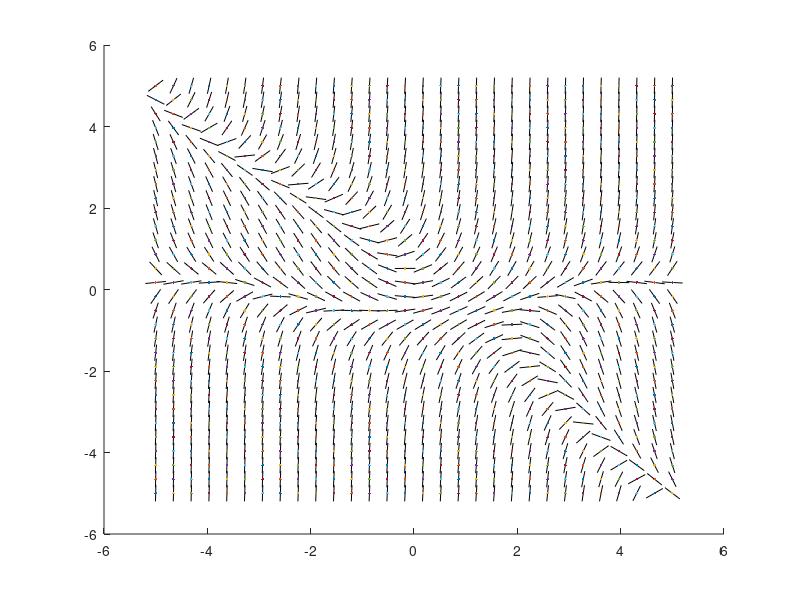

Reproduce this figure in MATLAB. (Note: this script raises an error after producing the figure.)

%{
   % uslovie
nachertaite poleto ot pravi na 
a) uravnenieto: y' = xy 
v kvadrata b -5<= x <=5
5<= y <=5
b) v sashtia prozorec nachertava grafika
%/
%}


function PlotSlopes

    x = linspace(-5,5,30);
    y = linspace(-5,5,30);
    
    hold on;
    axis ([-6,6,-6,6]);
    delta = 0.2;

    for i = 1: length(x)
        for j=1:length(y)
            fValue = f(x(i), y(j));
            scale = delta / sqrt(1+fValue^2);
            plot([x(i)-scale, x(i)+scale], ...
                 [y(j)-scale*fValue, y(j)+scale*fValue], 'k')
            plot(x(i),y(j))
        end
    
    end

    [x0,y0] = ginput(1);
    plot(x0,y0, 'bo');

    [X1, Y1] = ode45(@f, [x0,5], y0);
    [X2, Y2] = ode45(@f, [x0,-5], y0);
    plot(X1, Y1, "r", X2, Y2, "b")




        function z = f(x,y)
             z = y^2+x*y+sin(x);
            %z = x*y;
        end


end


